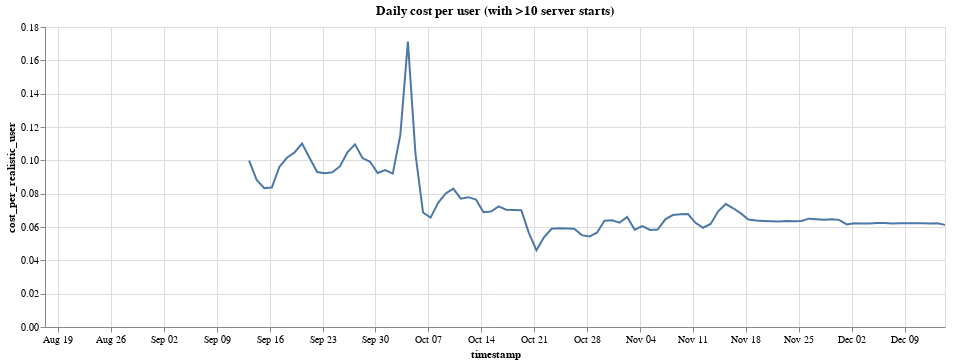

Notebook source saved alongside this figure:
### Markdown cell above
We can use this to plot a daily and monthly cost per user

### Code cell
total['cost_per_realistic_user'] = total['cost'] / users_with_more_than_ten_starts.count()['action']

alt.Chart(total, width=900, title='Daily cost per user (with >10 server starts)').mark_line().encode(
    x='timestamp',
    y='cost_per_realistic_user'
)

### Figure 1 — Vega-Lite specification as saved in the notebook (floating-point values rounded to 4 significant figures)
{"$schema": "https://vega.github.io/schema/vega-lite/v2.6.0.json", "config": {"view": {"height": 300, "width": 400}}, "data": {"name": "data-dee88e513c85829554e0160e268cde1e"}, "datasets": {"data-dee88e513c85829554e0160e268cde1e": [{"cost": null, "cost_per_realistic_user": null, "cost_per_user": null, "timestamp": "2018-08-17T00:00:00-07:00", "user": 19}, {"cost": null, "cost_per_realistic_user": null, "cost_per_user": null, "timestamp": "2018-08-18T00:00:00-07:00", "user": 46}, {"cost": null, "cost_per_realistic_user": null, "cost_per_user": null, "timestamp": "2018-08-19T00:00:00-07:00", "user": 33}, {"cost": null, "cost_per_realistic_user": null, "cost_per_user": null, "timestamp": "2018-08-20T00:00:00-07:00", "user": 61}, {"cost": null, "cost_per_realistic_user": null, "cost_per_user": null, "timestamp": "2018-08-21T00:00:00-07:00", "user": 149}, {"cost": null, "cost_per_realistic_user": null, "cost_per_user": null, "timestamp": "2018-08-22T00:00:00-07:00", "user": 1194}, {"cost": null, "cost_per_realistic_user": null, "cost_per_user": null, "timestamp": "2018-08-23T00:00:00-07:00", "user": 1243}, {"cost": null, "cost_per_realistic_user": null, "cost_per_user": null, "timestamp": "2018-08-24T00:00:00-07:00", "user": 1391}, {"cost": null, "cost_per_realistic_user": null, "cost_per_user": null, "timestamp": "2018-08-25T00:00:00-07:00", "user": 988}, {"cost": null, "cost_per_realistic_user": null, "cost_per_user": null, "timestamp": "2018-08-26T00:00:00-07:00", "user": 1174}, {"cost": null, "cost_per_realistic_user": null, "cost_per_user": null, "timestamp": "2018-08-27T00:00:00-07:00", "user": 1508}, {"cost": null, "cost_per_realistic_user": null, "cost_per_user": null, "timestamp": "2018-08-28T00:00:00-07:00", "user": 1351}, {"cost": null, "cost_per_realistic_user": null, "cost_per_user": null, "timestamp": "2018-08-29T00:00:00-07:00", "user": 1598}, {"cost": null, "cost_per_realistic_user": null, "cost_per_user": null, "timestamp": "2018-08-30T00:00:00-07:00", "user": 1322}, {"cost": null, "cost_per_realistic_user": null, "cost_per_user": null, "timestamp": "2018-08-31T00:00:00-07:00", "user": 1194}, {"cost": null, "cost_per_realistic_user": null, "cost_per_user": null, "timestamp": "2018-09-01T00:00:00-07:00", "user": 793}, {"cost": null, "cost_per_realistic_user": null, "cost_per_user": null, "timestamp": "2018-09-02T00:00:00-07:00", "user": 964}, {"cost": null, "cost_per_realistic_user": null, "cost_per_user": null, "timestamp": "2018-09-03T00:00:00-07:00", "user": 1259}, {"cost": null, "cost_per_realistic_user": null, "cost_per_user": null, "timestamp": "2018-09-04T00:00:00-07:00", "user": 1495}, {"cost": null, "cost_per_realistic_user": null, "cost_per_user": null, "timestamp": "2018-09-05T00:00:00-07:00", "user": 1675}, {"cost": null, "cost_per_realistic_user": null, "cost_per_user": null, "timestamp": "2018-09-06T00:00:00-07:00", "user": 1429}, {"cost": null, "cost_per_realistic_user": null, "cost_per_user": null, "timestamp": "2018-09-07T00:00:00-07:00", "user": 1120}, {"cost": null, "cost_per_realistic_user": null, "cost_per_user": null, "timestamp": "2018-09-08T00:00:00-07:00", "user": 880}, {"cost": null, "cost_per_realistic_user": null, "cost_per_user": null, "timestamp": "2018-09-09T00:00:00-07:00", "user": 1028}, {"cost": null, "cost_per_realistic_user": null, "cost_per_user": null, "timestamp": "2018-09-10T00:00:00-07:00", "user": 1432}, {"cost": null, "cost_per_realistic_user": null, "cost_per_user": null, "timestamp": "2018-09-11T00:00:00-07:00", "user": 1502}, {"cost": 40.16, "cost_per_realistic_user": 0.01518, "cost_per_user": 0.008263, "timestamp": "2018-09-12T00:00:00-07:00", "user": 1580}, {"cost": null, "cost_per_realistic_user": null, "cost_per_user": null, "timestamp": "2018-09-12T00:00:00-07:00", "user": 1580}, {"cost": 264.0, "cost_per_realistic_user": 0.09976, "cost_per_user": 0.05431, "timestamp": "2018-09-13T00:00:00-07:00", "user": 1345}, {"cost": 233.4, "cost_per_realistic_user": 0.0882, "cost_per_user": 0.04802, "timestamp": "2018-09-14T00:00:00-07:00", "user": 1006}, {"cost": 220.5, "cost_per_realistic_user": 0.08333, "cost_per_user": 0.04537, "timestamp": "2018-09-15T00:00:00-07:00", "user": 842}, {"cost": 221.5, "cost_per_realistic_user": 0.0837, "cost_per_user": 0.04557, "timestamp": "2018-09-16T00:00:00-07:00", "user": 1091}, {"cost": 254.1, "cost_per_realistic_user": 0.09604, "cost_per_user": 0.05229, "timestamp": "2018-09-17T00:00:00-07:00", "user": 1491}, {"cost": 268.7, "cost_per_realistic_user": 0.1016, "cost_per_user": 0.05529, "timestamp": "2018-09-18T00:00:00-07:00", "user": 1419}, {"cost": 277.0, "cost_per_realistic_user": 0.1047, "cost_per_user": 0.05701, "timestamp": "2018-09-19T00:00:00-07:00", "user": 1549}, {"cost": 291.3, "cost_per_realistic_user": 0.1101, "cost_per_user": 0.05994, "timestamp": "2018-09-20T00:00:00-07:00", "user": 1480}, {"cost": 268.4, "cost_per_realistic_user": 0.1014, "cost_per_user": 0.05523, "timestamp": "2018-09-21T00:00:00-07:00", "user": 1294}, {"cost": 246.1, "cost_per_realistic_user": 0.093, "cost_per_user": 0.05063, "timestamp": "2018-09-22T00:00:00-07:00", "user": 921}, {"cost": 244.2, "cost_per_realistic_user": 0.09228, "cost_per_user": 0.05024, "timestamp": "2018-09-23T00:00:00-07:00", "user": 921}, {"cost": 245.5, "cost_per_realistic_user": 0.09279, "cost_per_user": 0.05052, "timestamp": "2018-09-24T00:00:00-07:00", "user": 1253}, {"cost": 254.9, "cost_per_realistic_user": 0.09633, "cost_per_user": 0.05245, "timestamp": "2018-09-25T00:00:00-07:00", "user": 1333}, {"cost": 277.2, "cost_per_realistic_user": 0.1048, "cost_per_user": 0.05703, "timestamp": "2018-09-26T00:00:00-07:00", "user": 1540}, {"cost": 290.0, "cost_per_realistic_user": 0.1096, "cost_per_user": 0.05968, "timestamp": "2018-09-27T00:00:00-07:00", "user": 1510}, {"cost": 268.3, "cost_per_realistic_user": 0.1014, "cost_per_user": 0.0552, "timestamp": "2018-09-28T00:00:00-07:00", "user": 1362}, {"cost": 262.4, "cost_per_realistic_user": 0.09916, "cost_per_user": 0.05398, "timestamp": "2018-09-29T00:00:00-07:00", "user": 896}, {"cost": 244.4, "cost_per_realistic_user": 0.09238, "cost_per_user": 0.0503, "timestamp": "2018-09-30T00:00:00-07:00", "user": 1049}, {"cost": 249.0, "cost_per_realistic_user": 0.09409, "cost_per_user": 0.05123, "timestamp": "2018-10-01T00:00:00-07:00", "user": 1392}, {"cost": 243.5, "cost_per_realistic_user": 0.09201, "cost_per_user": 0.0501, "timestamp": "2018-10-02T00:00:00-07:00", "user": 1342}, {"cost": 304.9, "cost_per_realistic_user": 0.1152, "cost_per_user": 0.06274, "timestamp": "2018-10-03T00:00:00-07:00", "user": 1567}, {"cost": 453.0, "cost_per_realistic_user": 0.1712, "cost_per_user": 0.0932, "timestamp": "2018-10-04T00:00:00-07:00", "user": 1434}, {"cost": 275.0, "cost_per_realistic_user": 0.1039, "cost_per_user": 0.05659, "timestamp": "2018-10-05T00:00:00-07:00", "user": 1061}, {"cost": 181.8, "cost_per_realistic_user": 0.06871, "cost_per_user": 0.03741, "timestamp": "2018-10-06T00:00:00-07:00", "user": 750}, {"cost": 173.6, "cost_per_realistic_user": 0.06562, "cost_per_user": 0.03573, "timestamp": "2018-10-07T00:00:00-07:00", "user": 941}, {"cost": 197.1, "cost_per_realistic_user": 0.0745, "cost_per_user": 0.04056, "timestamp": "2018-10-08T00:00:00-07:00", "user": 1342}, {"cost": 212.1, "cost_per_realistic_user": 0.08015, "cost_per_user": 0.04364, "timestamp": "2018-10-09T00:00:00-07:00", "user": 1356}, {"cost": 219.8, "cost_per_realistic_user": 0.08307, "cost_per_user": 0.04523, "timestamp": "2018-10-10T00:00:00-07:00", "user": 1342}, {"cost": 203.8, "cost_per_realistic_user": 0.07701, "cost_per_user": 0.04193, "timestamp": "2018-10-11T00:00:00-07:00", "user": 1013}, {"cost": 206.1, "cost_per_realistic_user": 0.0779, "cost_per_user": 0.04241, "timestamp": "2018-10-12T00:00:00-07:00", "user": 1002}, {"cost": 202.4, "cost_per_realistic_user": 0.07649, "cost_per_user": 0.04165, "timestamp": "2018-10-13T00:00:00-07:00", "user": 399}, {"cost": 182.3, "cost_per_realistic_user": 0.0689, "cost_per_user": 0.03751, "timestamp": "2018-10-14T00:00:00-07:00", "user": 441}, {"cost": 183.3, "cost_per_realistic_user": 0.06927, "cost_per_user": 0.03771, "timestamp": "2018-10-15T00:00:00-07:00", "user": 894}, {"cost": 191.6, "cost_per_realistic_user": 0.07242, "cost_per_user": 0.03943, "timestamp": "2018-10-16T00:00:00-07:00", "user": 826}, {"cost": 186.1, "cost_per_realistic_user": 0.07035, "cost_per_user": 0.0383, "timestamp": "2018-10-17T00:00:00-07:00", "user": 1138}, {"cost": 185.8, "cost_per_realistic_user": 0.07023, "cost_per_user": 0.03823, "timestamp": "2018-10-18T00:00:00-07:00", "user": 1038}, {"cost": 185.5, "cost_per_realistic_user": 0.0701, "cost_per_user": 0.03817, "timestamp": "2018-10-19T00:00:00-07:00", "user": 641}, {"cost": 149.5, "cost_per_realistic_user": 0.05651, "cost_per_user": 0.03076, "timestamp": "2018-10-20T00:00:00-07:00", "user": 664}, {"cost": 121.8, "cost_per_realistic_user": 0.04602, "cost_per_user": 0.02505, "timestamp": "2018-10-21T00:00:00-07:00", "user": 856}, {"cost": 142.4, "cost_per_realistic_user": 0.05382, "cost_per_user": 0.0293, "timestamp": "2018-10-22T00:00:00-07:00", "user": 1205}, {"cost": 155.9, "cost_per_realistic_user": 0.05893, "cost_per_user": 0.03209, "timestamp": "2018-10-23T00:00:00-07:00", "user": 1134}, {"cost": 156.9, "cost_per_realistic_user": 0.05928, "cost_per_user": 0.03228, "timestamp": "2018-10-24T00:00:00-07:00", "user": 1448}, {"cost": 156.4, "cost_per_realistic_user": 0.0591, "cost_per_user": 0.03218, "timestamp": "2018-10-25T00:00:00-07:00", "user": 1400}, {"cost": 155.9, "cost_per_realistic_user": 0.05891, "cost_per_user": 0.03207, "timestamp": "2018-10-26T00:00:00-07:00", "user": 1190}, {"cost": 145.9, "cost_per_realistic_user": 0.05513, "cost_per_user": 0.03002, "timestamp": "2018-10-27T00:00:00-07:00", "user": 745}, {"cost": 143.6, "cost_per_realistic_user": 0.05429, "cost_per_user": 0.02956, "timestamp": "2018-10-28T00:00:00-07:00", "user": 861}, {"cost": 149.6, "cost_per_realistic_user": 0.05655, "cost_per_user": 0.03079, "timestamp": "2018-10-29T00:00:00-07:00", "user": 1306}, {"cost": 168.6, "cost_per_realistic_user": 0.06371, "cost_per_user": 0.03469, "timestamp": "2018-10-30T00:00:00-07:00", "user": 1270}, {"cost": 169.5, "cost_per_realistic_user": 0.06407, "cost_per_user": 0.03488, "timestamp": "2018-10-31T00:00:00-07:00", "user": 1471}, {"cost": 165.7, "cost_per_realistic_user": 0.0626, "cost_per_user": 0.03408, "timestamp": "2018-11-01T00:00:00-07:00", "user": 1476}, {"cost": 174.7, "cost_per_realistic_user": 0.06601, "cost_per_user": 0.03594, "timestamp": "2018-11-02T00:00:00-07:00", "user": 1325}, {"cost": 154.5, "cost_per_realistic_user": 0.05838, "cost_per_user": 0.03178, "timestamp": "2018-11-03T00:00:00-07:00", "user": 786}, {"cost": 160.2, "cost_per_realistic_user": 0.06054, "cost_per_user": 0.03296, "timestamp": "2018-11-04T00:00:00-07:00", "user": 747}, {"cost": 154.2, "cost_per_realistic_user": 0.05826, "cost_per_user": 0.03172, "timestamp": "2018-11-05T00:00:00-08:00", "user": 1044}, {"cost": 154.7, "cost_per_realistic_user": 0.05848, "cost_per_user": 0.03184, "timestamp": "2018-11-06T00:00:00-08:00", "user": 1133}, {"cost": 170.9, "cost_per_realistic_user": 0.0646, "cost_per_user": 0.03517, "timestamp": "2018-11-07T00:00:00-08:00", "user": 1510}, {"cost": 177.7, "cost_per_realistic_user": 0.06716, "cost_per_user": 0.03656, "timestamp": "2018-11-08T00:00:00-08:00", "user": 1344}, {"cost": 179.0, "cost_per_realistic_user": 0.06765, "cost_per_user": 0.03683, "timestamp": "2018-11-09T00:00:00-08:00", "user": 833}, {"cost": 179.3, "cost_per_realistic_user": 0.06776, "cost_per_user": 0.03689, "timestamp": "2018-11-10T00:00:00-08:00", "user": 655}, {"cost": 165.4, "cost_per_realistic_user": 0.06251, "cost_per_user": 0.03403, "timestamp": "2018-11-11T00:00:00-08:00", "user": 731}, {"cost": 157.6, "cost_per_realistic_user": 0.05955, "cost_per_user": 0.03242, "timestamp": "2018-11-12T00:00:00-08:00", "user": 948}, {"cost": 163.7, "cost_per_realistic_user": 0.06186, "cost_per_user": 0.03368, "timestamp": "2018-11-13T00:00:00-08:00", "user": 1209}, {"cost": 183.7, "cost_per_realistic_user": 0.06943, "cost_per_user": 0.0378, "timestamp": "2018-11-14T00:00:00-08:00", "user": 1558}, {"cost": 195.3, "cost_per_realistic_user": 0.07379, "cost_per_user": 0.04018, "timestamp": "2018-11-15T00:00:00-08:00", "user": 1444}, {"cost": 188.5, "cost_per_realistic_user": 0.07124, "cost_per_user": 0.03878, "timestamp": "2018-11-16T00:00:00-08:00", "user": 1055}, {"cost": 180.4, "cost_per_realistic_user": 0.06819, "cost_per_user": 0.03712, "timestamp": "2018-11-17T00:00:00-08:00", "user": 815}, {"cost": 170.6, "cost_per_realistic_user": 0.06447, "cost_per_user": 0.0351, "timestamp": "2018-11-18T00:00:00-08:00", "user": 800}, {"cost": 169.1, "cost_per_realistic_user": 0.06391, "cost_per_user": 0.03479, "timestamp": "2018-11-19T00:00:00-08:00", "user": 874}, {"cost": 168.5, "cost_per_realistic_user": 0.06367, "cost_per_user": 0.03466, "timestamp": "2018-11-20T00:00:00-08:00", "user": 725}, {"cost": 168.1, "cost_per_realistic_user": 0.06352, "cost_per_user": 0.03458, "timestamp": "2018-11-21T00:00:00-08:00", "user": 606}, {"cost": 167.4, "cost_per_realistic_user": 0.06327, "cost_per_user": 0.03444, "timestamp": "2018-11-22T00:00:00-08:00", "user": 480}, {"cost": 168.1, "cost_per_realistic_user": 0.06354, "cost_per_user": 0.03459, "timestamp": "2018-11-23T00:00:00-08:00", "user": 528}, {"cost": 167.7, "cost_per_realistic_user": 0.06338, "cost_per_user": 0.0345, "timestamp": "2018-11-24T00:00:00-08:00", "user": 524}, {"cost": 168.4, "cost_per_realistic_user": 0.06366, "cost_per_user": 0.03466, "timestamp": "2018-11-25T00:00:00-08:00", "user": 668}, {"cost": 172.0, "cost_per_realistic_user": 0.065, "cost_per_user": 0.03539, "timestamp": "2018-11-26T00:00:00-08:00", "user": 1143}, {"cost": 171.2, "cost_per_realistic_user": 0.06472, "cost_per_user": 0.03523, "timestamp": "2018-11-27T00:00:00-08:00", "user": 1245}, {"cost": 170.2, "cost_per_realistic_user": 0.06431, "cost_per_user": 0.03501, "timestamp": "2018-11-28T00:00:00-08:00", "user": 1470}, {"cost": 171.2, "cost_per_realistic_user": 0.06471, "cost_per_user": 0.03523, "timestamp": "2018-11-29T00:00:00-08:00", "user": 1413}, {"cost": 170.1, "cost_per_realistic_user": 0.06429, "cost_per_user": 0.035, "timestamp": "2018-11-30T00:00:00-08:00", "user": 1092}, {"cost": 162.9, "cost_per_realistic_user": 0.06156, "cost_per_user": 0.03352, "timestamp": "2018-12-01T00:00:00-08:00", "user": 546}, {"cost": 164.6, "cost_per_realistic_user": 0.0622, "cost_per_user": 0.03387, "timestamp": "2018-12-02T00:00:00-08:00", "user": 493}, {"cost": 164.5, "cost_per_realistic_user": 0.06217, "cost_per_user": 0.03385, "timestamp": "2018-12-03T00:00:00-08:00", "user": 653}, {"cost": 164.5, "cost_per_realistic_user": 0.06217, "cost_per_user": 0.03385, "timestamp": "2018-12-04T00:00:00-08:00", "user": 493}, {"cost": 165.2, "cost_per_realistic_user": 0.06242, "cost_per_user": 0.03398, "timestamp": "2018-12-05T00:00:00-08:00", "user": 543}, {"cost": 165.0, "cost_per_realistic_user": 0.06237, "cost_per_user": 0.03396, "timestamp": "2018-12-06T00:00:00-08:00", "user": 466}, {"cost": 164.4, "cost_per_realistic_user": 0.06213, "cost_per_user": 0.03383, "timestamp": "2018-12-07T00:00:00-08:00", "user": 430}, {"cost": 164.6, "cost_per_realistic_user": 0.06219, "cost_per_user": 0.03386, "timestamp": "2018-12-08T00:00:00-08:00", "user": 367}, {"cost": 164.6, "cost_per_realistic_user": 0.06221, "cost_per_user": 0.03387, "timestamp": "2018-12-09T00:00:00-08:00", "user": 311}, {"cost": 164.5, "cost_per_realistic_user": 0.06218, "cost_per_user": 0.03385, "timestamp": "2018-12-10T00:00:00-08:00", "user": 331}, {"cost": 164.9, "cost_per_realistic_user": 0.0623, "cost_per_user": 0.03392, "timestamp": "2018-12-11T00:00:00-08:00", "user": 370}, {"cost": 164.3, "cost_per_realistic_user": 0.06208, "cost_per_user": 0.0338, "timestamp": "2018-12-12T00:00:00-08:00", "user": 495}, {"cost": 164.6, "cost_per_realistic_user": 0.0622, "cost_per_user": 0.03386, "timestamp": "2018-12-13T00:00:00-08:00", "user": 607}, {"cost": 162.1, "cost_per_realistic_user": 0.06127, "cost_per_user": 0.03336, "timestamp": "2018-12-14T00:00:00-08:00", "user": 247}, {"cost": null, "cost_per_realistic_user": null, "cost_per_user": null, "timestamp": "", "user": null}, {"cost": null, "cost_per_realistic_user": null, "cost_per_user": null, "timestamp": "", "user": null}]}, "encoding": {"x": {"field": "timestamp", "type": "temporal"}, "y": {"field": "cost_per_realistic_user", "type": "quantitative"}}, "mark": "line", "title": "Daily cost per user (with >10 server starts)", "width": 900}
